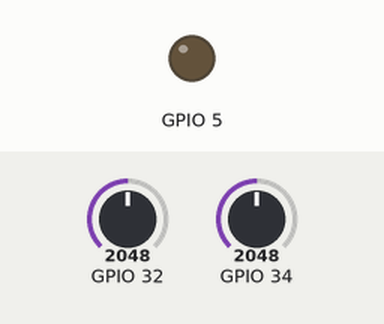
Recording of a sketch running on a simulated ESP32. Shown: output pins drawn as LEDs (lit = HIGH). The test bench sets the inputs (shaded band); at power-on: GPIO 32 = 2048, GPIO 34 = 2048. WiFi joins after 1.5 s; servers stay silent unless stated; what the sketch prints to the serial monitor is not drawn.

Above: at 1.6 s.
At 3.6 s:
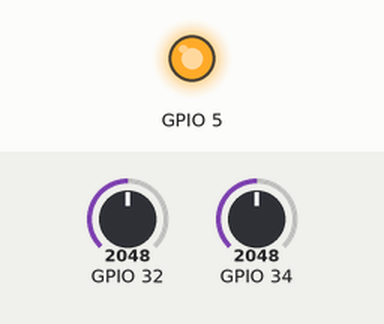
Timing chart, 0 to 5.1 s (numbered marks = the images above):
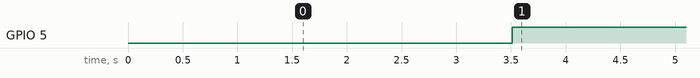

Measured:
- by itself, GPIO 5: LOW → HIGH at 3.5 s

The sketch:

Med_Tesao_Corrent_Client_v2.ino
```cpp
/*
 *  This sketch sends data via HTTP GET requests to data.sparkfun.com service.
 *
 *  You need to get streamId and privateKey at data.sparkfun.com and paste them
 *  below. Or just customize this script to talk to other HTTP servers.
 *
 */

#define MAX 850
#include <WiFi.h>

const char* ssid     = "Fisica";
const char* password = "Fisic@42";


WiFiServer server(80);

void setup()
{
    Serial.begin(115200);
    delay(10);

    // We start by connecting to a WiFi network

    Serial.println();
    Serial.println();
    Serial.print("Connecting to ");
    Serial.println(ssid);

    WiFi.begin(ssid, password);

    while (WiFi.status() != WL_CONNECTED) {
        delay(500);
        Serial.print(".");
    }

    server.begin();
    Serial.println("Server started");

    Serial.println("");
    Serial.println("WiFi connected");
    Serial.println("IP address: ");
    Serial.println(WiFi.localIP());

    //Relé e LED
    pinMode(5, OUTPUT);
    digitalWrite(5, LOW);

}

//int value = 0;

void loop()
{
     delay(2000);
     digitalWrite(5, HIGH);

     //vetores de Tensao e Corrente
     int VTensao[MAX];
     int VCorrente[MAX];
     //Calculando quanto tempo demora para preencher os valores no vetor de tamanho MAX

    int Tempo1 = millis();
    for (int i = 0; i < MAX; i++) {
      VTensao[i] = analogRead(32);
      VCorrente[i] = analogRead(34);
    }
    int Tempo2 = millis();
    int Tempo = Tempo2-Tempo1;

    // Check if a client has connected
    WiFiClient client = server.available();
    if (!client) {
      return;
    }

    // Wait until the client sends some data
    Serial.println("New client");
    while (!client.available()) {
      delay(1);
    }

    //<meta http-equiv='refresh' content='2'>      Conection: close
    // Prepare the response
    String s = "HTTP/1.1 200 OK\r\nContent-Type: text/html\r\n\r\n<!DOCTYPE HTML>\r\n<html><head><meta charset='UTF-8'></head><body>\r\n";
    s += "Tempo para preencher os 2 vetores: ";
    s += String(Tempo);
    s += "<br>";
    s += "Vetor de Corrente: ";
    for(int i = 0; i < MAX; i++){
       s += String(((VTensao[i]*(3.3))/4095));
       s += " - ";
    }
    s += "<br><br><hr><br>";
    s += "Vetor de Tensao: ";
    for(int i = 0; i < MAX; i++){
       s += String(((VCorrente[i]*(3.3))/4095));
       s += " - ";
    }
    s += "</body></html>";
    // Send the response to the client
    client.print(s);
    delay(2000);
    digitalWrite(5, LOW);
    Serial.println("Client disconnected");

}
```
